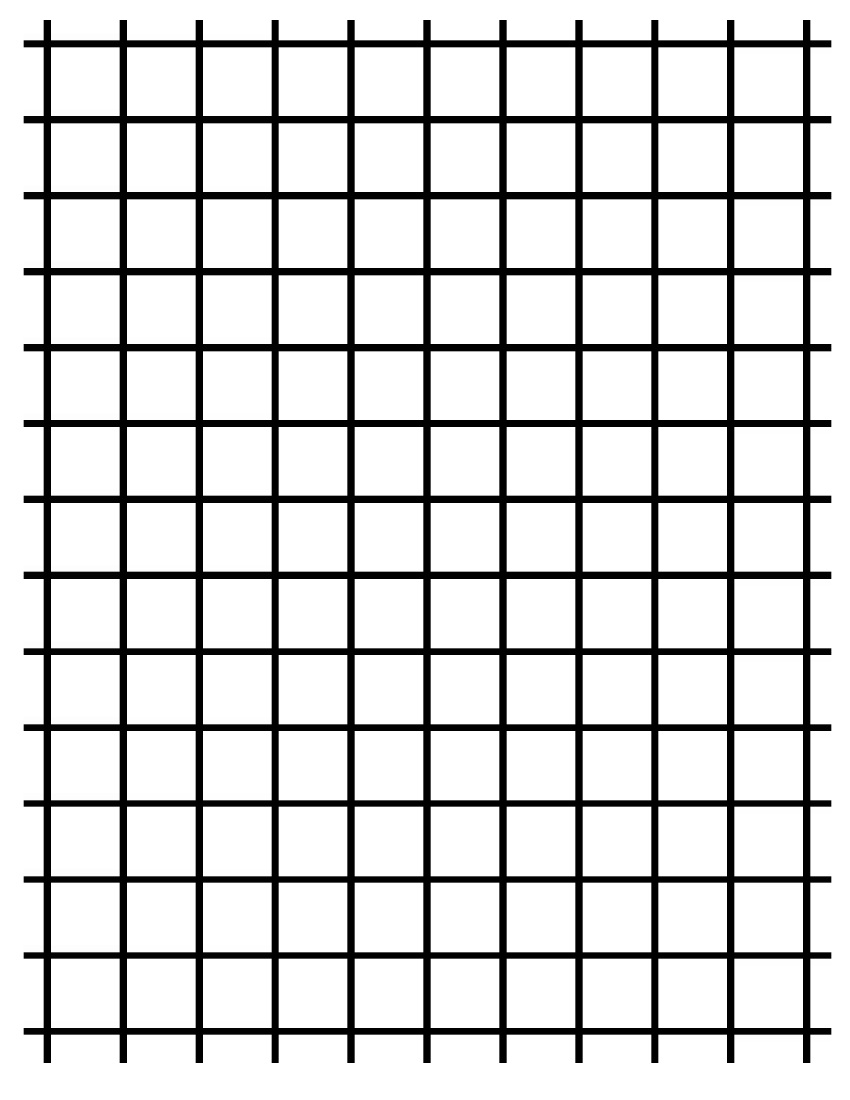
#> input picture data/grid.png, 2550 x 3300 px (shown at 1/3 size)
$ python main.py
#> lines starting #> are read from the running program, lines starting #| are printed output that depends on the picture; after the words box and inside, x2 and y2 are one past the last pixel; in counts of white or black regions, pixels touching at a corner belong together
import cv2
import matplotlib.pyplot as plt
from skimage import measure
import numpy as np

import matplotlib as mpl
mpl.use('TkAgg')

def main():

    image = cv2.imread('data/grid.png', cv2.IMREAD_GRAYSCALE)
#> image is the input picture: shape (3300, 2550); min 0, max 255, mean 213
    image = image / 255
    image = cv2.threshold(image, 0.5, 1, cv2.THRESH_BINARY)[1]
#> image: shape (3300, 2550) float64; values 0 (black) and 1 (white), 83.5% white; 1 black region
    # [9 lines of commented-out code are left out]

    final = np.ones(shape=image.shape)
    regions = measure.regionprops(measure.label(image))
#> regions = 131 regions; largest, box (x1, y1, x2, y2) and area: (0, 0, 2550, 3300) 1483267, (153, 2420, 359, 2629) 43054, (381, 2420, 587, 2629) 43054, (609, 2420, 815, 2629) 43054, (836, 2420, 1042, 2629) 43054
    for region in regions:
        # x=1
        plt.imshow(image[region.bbox[0]:region.bbox[2], region.bbox[1]:region.bbox[3]])
        plt.show()
#> this loop made 131 passes
#> pass 2, in main, `plt.show()`:
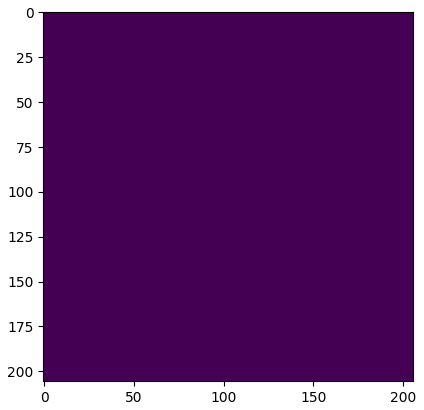
#> figure drawn by matplotlib, 1 panel
    #
    #     if region.area > 100000:#and not (0.98 < (region.bbox[2] / region.bbox[3]) < 1.02):
    # #         # final[region.coords] = 0
    #         continue
    # #
    #     final[region.coords]= 0
    #
    #
    # #
    # # label_map, num = measure.label(image, return_num=True, background=0)
    # # for label in range(num):
    # #     # if num <= 1:
    # #     #     continue
    # # #
    # #     pixel_ids = np.where(label_map == label)
    # #     # centroid = np.array([np.mean(dimension) for dimension in pixel_ids])
    # #     if len(pixel_ids) < 20000:
    # #         final[pixel_ids] = 0
    # #     x=1
    # # # label_map[label_map != 0] = 5

    # im = np.ones(image.shape)
    final[(0,0)] = 0
    plt.imshow(final, cmap='gray')
    plt.show()
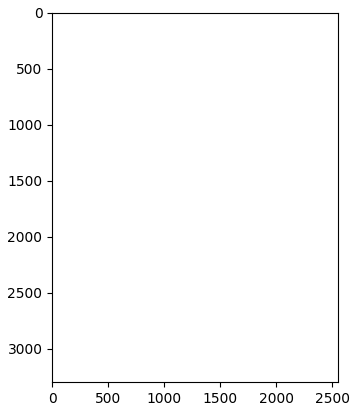
#> figure drawn by matplotlib, 1 panel
    x=1


if __name__ == '__main__':
    main()
